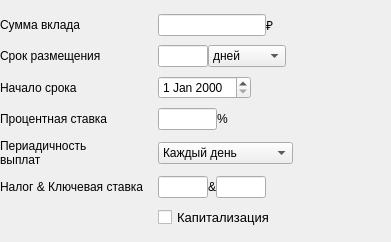
     <widget class="QWidget" name="layoutWidget_3">
      <property name="geometry">
       <rect>
        <x>30</x>
        <y>10</y>
        <width>391</width>
        <height>242</height>
       </rect>
      </property>
      <layout class="QGridLayout" name="gridLayout_2">
       <property name="leftMargin">
        <number>0</number>
       </property>
       <property name="horizontalSpacing">
        <number>7</number>
       </property>
       <item row="6" column="2">
        <widget class="QCheckBox" name="capitalization">
         <property name="styleSheet">
          <string notr="true">  font-family: 'Microsoft YaHei';
  font-size:13px</string>
         </property>
         <property name="text">
          <string>Капитализация</string>
         </property>
        </widget>
       </item>
       <item row="4" column="2" colspan="2">
        <widget class="QComboBox" name="rate_pay">
         <property name="maximumSize">
          <size>
           <width>135</width>
           <height>16777215</height>
          </size>
         </property>
         <property name="styleSheet">
          <string notr="true">  font-family: 'Microsoft YaHei';</string>
         </property>
         <item>
          <property name="text">
           <string>Каждый день</string>
          </property>
         </item>
         <item>
          <property name="text">
           <string>Каждую неделю</string>
          </property>
         </item>
         <item>
          <property name="text">
           <string>Каждый месяц</string>
          </property>
         </item>
         <item>
          <property name="text">
           <string>Каждый квартал</string>
          </property>
         </item>
         <item>
          <property name="text">
           <string>Каждые полгода</string>
          </property>
         </item>
         <item>
          <property name="text">
           <string>Каждый год</string>
          </property>
         </item>
        </widget>
       </item>
       <item row="1" column="0" colspan="2">
        <widget class="QLabel" name="label_8">
         <property name="maximumSize">
          <size>
           <width>16777215</width>
           <height>22</height>
          </size>
         </property>
         <property name="styleSheet">
          <string notr="true">  font-family: 'Microsoft YaHei';</string>
         </property>
         <property name="text">
          <string>Срок размещения</string>
         </property>
        </widget>
       </item>
       <item row="4" column="0" colspan="2">
        <widget class="QLabel" name="label_11">
         <property name="styleSheet">
          <string notr="true">  font-family: 'Microsoft YaHei';</string>
         </property>
         <property name="text">
          <string>Периадичность
выплат</string>
         </property>
        </widget>
       </item>
       <item row="0" column="2">
        <layout class="QHBoxLayout" name="horizontalLayout_6">
         <item>
          <widget class="QLineEdit" name="sum">
           <property name="styleSheet">
            <string notr="true">  font-family: 'Microsoft YaHei';</string>
           </property>
          </widget>
         </item>
         <item>
          <widget class="QLabel" name="label_12">
           <property name="styleSheet">
            <string notr="true">  font-family: 'Microsoft YaHei';</string>
           </property>
           <property name="text">
            <string>₽</string>
           </property>
          </widget>
         </item>
         <item>
          <spacer name="horizontalSpacer_4">
           <property name="orientation">
            <enum>Qt::Horizontal</enum>
           </property>
           <property name="sizeHint" stdset="0">
            <size>
             <width>40</width>
             <height>20</height>
            </size>
           </property>
          </spacer>
         </item>
        </layout>
       </item>
       <item row="1" column="2">
        <layout class="QHBoxLayout" name="horizontalLayout_2">
         <item>
          <widget class="QLineEdit" name="srok_dep">
           <property name="minimumSize">
            <size>
             <width>50</width>
             <height>0</height>
            </size>
           </property>
           <property name="maximumSize">
            <size>
             <width>16777215</width>
             <height>16777215</height>
            </size>
           </property>
           <property name="styleSheet">
            <string notr="true">  font-family: 'Microsoft YaHei';</string>
           </property>
          </widget>
         </item>
         <item>
          <widget class="QComboBox" name="srok_typed">
           <property name="styleSheet">
            <string notr="true">  font-family: 'Microsoft YaHei';</string>
           </property>
           <item>
            <property name="text">
             <string>дней</string>
            </property>
           </item>
           <item>
            <property name="text">
             <string>месяцев</string>
            </property>
           </item>
           <item>
            <property name="text">
             <string>лет</string>
            </property>
           </item>
          </widget>
         </item>
         <item>
          <spacer name="horizontalSpacer_3">
           <property name="orientation">
            <enum>Qt::Horizontal</enum>
           </property>
           <property name="sizeHint" stdset="0">
            <size>
             <width>180</width>
             <height>0</height>
            </size>
           </property>
          </spacer>
         </item>
        </layout>
       </item>
       <item row="2" column="0" colspan="2">
        <widget class="QLabel" name="label_9">
         <property name="styleSheet">
          <string notr="true">  font-family: 'Microsoft YaHei';</string>
         </property>
         <property name="text">
          <string>Начало срока</string>
         </property>
        </widget>
       </item>
       <item row="2" column="2">
        <widget class="QDateEdit" name="dep_date">
         <property name="maximumSize">
          <size>
           <width>93</width>
           <height>16777215</height>
          </size>
         </property>
         <property name="styleSheet">
          <string notr="true">  font-family: 'Microsoft YaHei';</string>
         </property>
        </widget>
       </item>
       <item row="3" column="0" colspan="2">
        <widget class="QLabel" name="label_10">
         <property name="maximumSize">
          <size>
           <width>16777215</width>
           <height>22</height>
          </size>
         </property>
         <property name="styleSheet">
          <string notr="true">  font-family: 'Microsoft YaHei';</string>
         </property>
         <property name="text">
          <string>Процентная ставка</string>
         </property>
        </widget>
       </item>
       <item row="0" column="0" colspan="2">
        <widget class="QLabel" name="label_7">
         <property name="maximumSize">
          <size>
           <width>16777215</width>
           <height>22</height>
          </size>
         </property>
         <property name="styleSheet">
          <string notr="true">  font-family: 'Microsoft YaHei';</string>
         </property>
         <property name="text">
          <string>Сумма вклада</string>
         </property>
        </widget>
       </item>
       <item row="3" column="2" colspan="2">
        <layout class="QHBoxLayout" name="horizontalLayout_5">
         <item>
          <widget class="QLineEdit" name="int_rate_dep">
           <property name="minimumSize">
            <size>
             <width>58</width>
             <height>0</height>
            </size>
           </property>
           <property name="maximumSize">
            <size>
             <width>16777215</width>
             <height>16777215</height>
            </size>
           </property>
           <property name="styleSheet">
            <string notr="true">  font-family: 'Microsoft YaHei';</string>
           </property>
          </widget>
         </item>
         <item>
          <widget class="QLabel" name="label_15">
           <property name="styleSheet">
            <string notr="true">  font-family: 'Microsoft YaHei';</string>
           </property>
           <property name="text">
            <string>%</string>
           </property>
          </widget>
         </item>
         <item>
          <spacer name="horizontalSpacer">
           <property name="orientation">
            <enum>Qt::Horizontal</enum>
           </property>
           <property name="sizeHint" stdset="0">
            <size>
             <width>200</width>
             <height>20</height>
            </size>
           </property>
          </spacer>
         </item>
        </layout>
       </item>
       <item row="5" column="0">
        <widget class="QLabel" name="label_20">
         <property name="maximumSize">
          <size>
           <width>16777215</width>
           <height>22</height>
          </size>
         </property>
         <property name="styleSheet">
          <string notr="true">  font-family: 'Microsoft YaHei';</string>
         </property>
         <property name="text">
          <string>Налог &amp; Ключевая ставка</string>
         </property>
        </widget>
       </item>
       <item row="5" column="2">
        <layout class="QGridLayout" name="gridLayout_6">
         <item row="0" column="3">
          <widget class="QLineEdit" name="label_key_rate">
           <property name="minimumSize">
            <size>
             <width>50</width>
             <height>0</height>
            </size>
           </property>
           <property name="maximumSize">
            <size>
             <width>30</width>
             <height>16777215</height>
            </size>
           </property>
           <property name="styleSheet">
            <string notr="true">  font-family: 'Microsoft YaHei';</string>
           </property>
          </widget>
         </item>
         <item row="0" column="4">
          <spacer name="horizontalSpacer_12">
           <property name="orientation">
            <enum>Qt::Horizontal</enum>
           </property>
           <property name="sizeHint" stdset="0">
            <size>
             <width>40</width>
             <height>20</height>
            </size>
           </property>
          </spacer>
         </item>
         <item row="0" column="1">
          <widget class="QLineEdit" name="label_tax">
           <property name="minimumSize">
            <size>
             <width>50</width>
             <height>0</height>
            </size>
           </property>
           <property name="maximumSize">
            <size>
             <width>30</width>
             <height>16777215</height>
            </size>
           </property>
           <property name="styleSheet">
            <string notr="true">  font-family: 'Microsoft YaHei';</string>
           </property>
          </widget>
         </item>
         <item row="0" column="2">
          <widget class="QLabel" name="label_21">
           <property name="text">
            <string>&amp;</string>
           </property>
          </widget>
         </item>
        </layout>
       </item>
      </layout>
     </widget>
